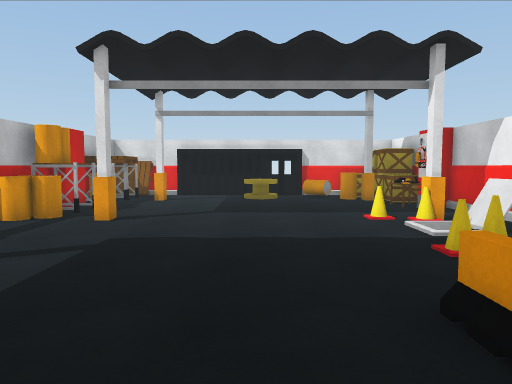
View 1 (above)

14 first-person views from a walk through a 3-D level made in the Unity game engine. The camera is 1.4 m above the floor, tilts 4° down and sees 70° across. The floor is counted in squares, 1 m on a side. Each view is taken from the middle of a square. On the plan, view 1 faces up. The plan holds only what a view shows up to about 16 squares ahead; the rest is blank. The place goes on beyond the plan. The player character is not drawn. Door leaves are left out, so doorways stand open. Surface patterns are stand-ins for the level's own textures.

View 2
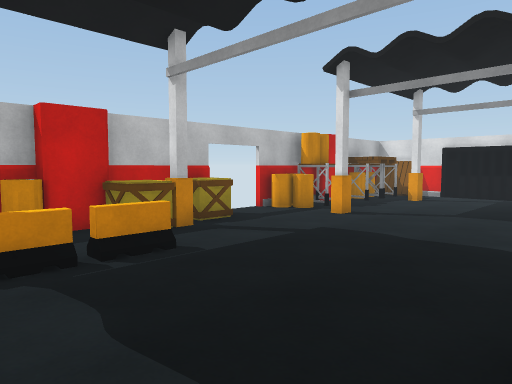

View 3
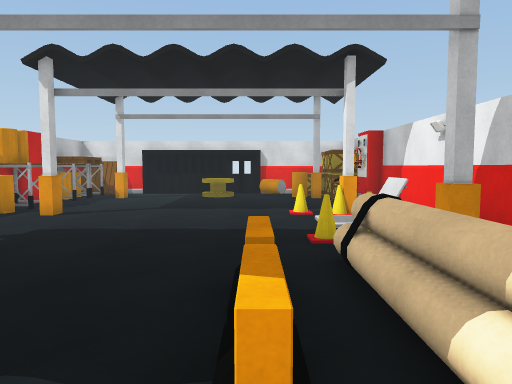

View 4
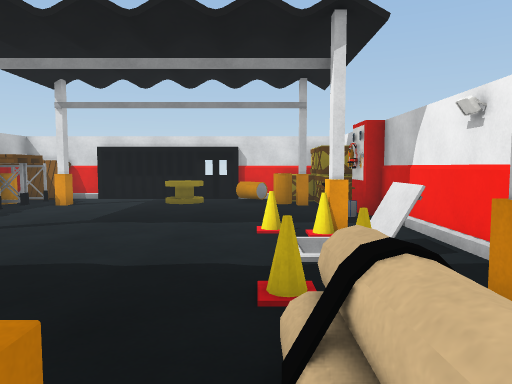

View 5
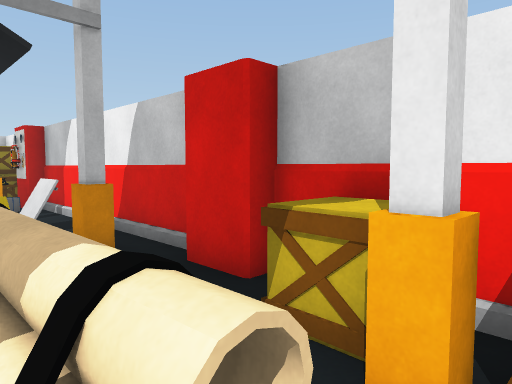

View 6
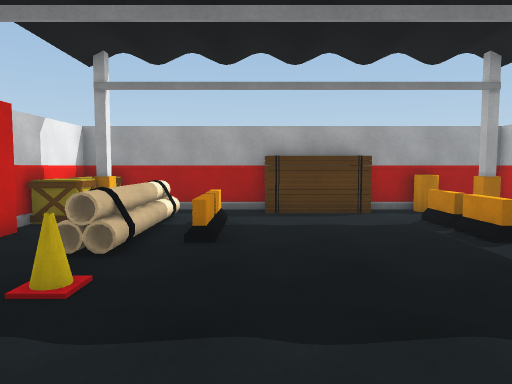

View 7
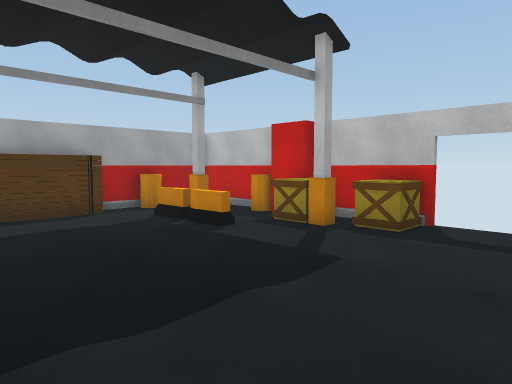

View 8
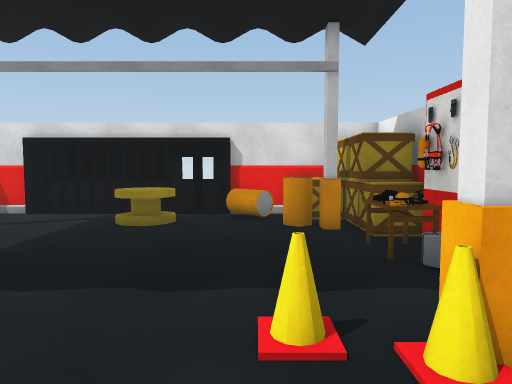

View 9
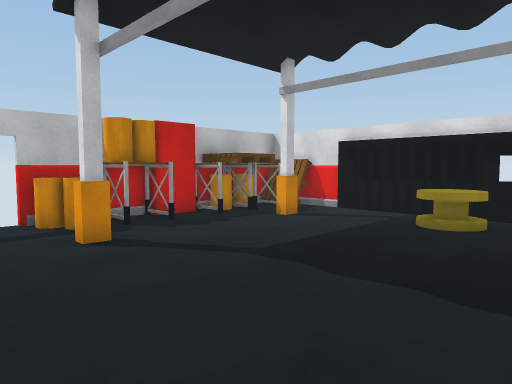

View 10
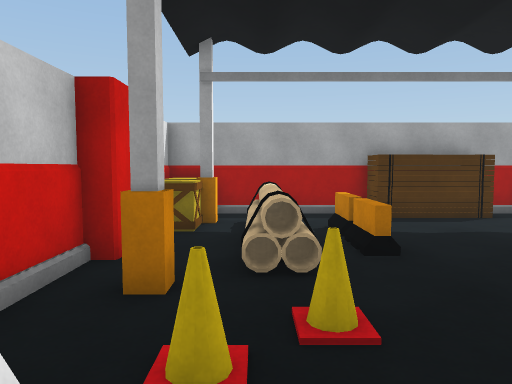

View 11
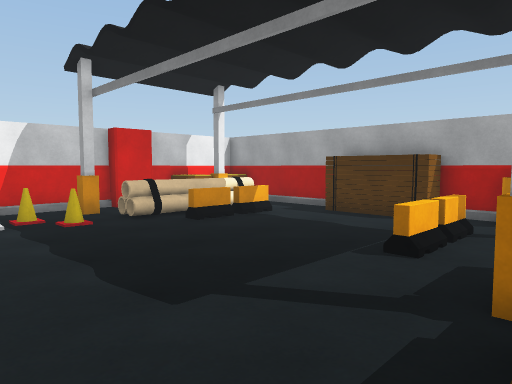

View 12
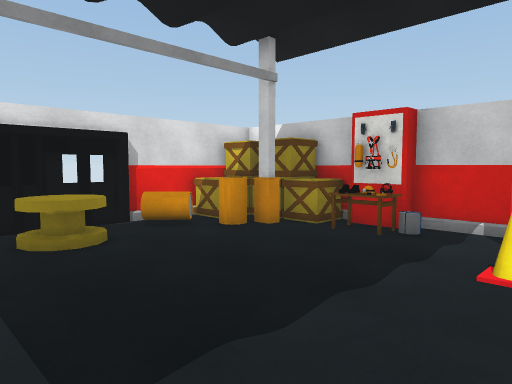

View 13
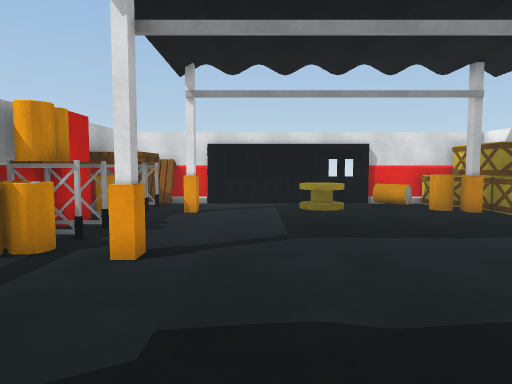

View 14
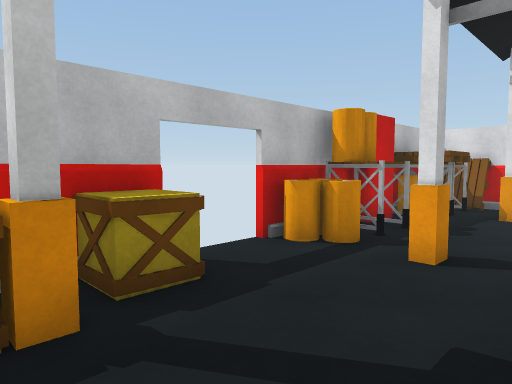

### Floor plan
Key: @ floor where view 1 was taken; # wall or solid block; x gap in a wall; . floor; / step, stairs or slope; D open door; = window, fence, low wall or low ledge; ^ raised ledge; T table; O other object.
Columns run from 7 left of view 1 to 7 right of it. Each row starts with its distance up from view 1.
 18   ############
 17   #....^===^^#
 16  ##....^^.=^###
 15 ####........###
 14 ##..........T^#
 13 #...........TO#
 12 ##..........T.#
 11 ##............#
 10 #=.#......=...#
  9 D...........x.#
  8 D.......... =.#
  7 D^.........=#.#
  6 ^^........=...#
  5 ###.........#.#
  4 #^^.......==..#
  3 ##.=.....=/=.##
  2 ##.x.....x//.##
  1  #.=.....=//=^#
  0  ##....@..//#^#
 -1   ##.####...=^#
 -2   ###########^#

Positions as (right, up) in squares from view 1, and headings:
1: (0, 0), facing up
2: (2, 0), facing up-left
3: (2, -1), facing up
4: (3, 2), facing up
5: (3, -1), facing up-right
6: (1, 10), facing down
7: (2, 10), facing down-left
8: (3, 7), facing up
9: (3, 7), facing up-left
10: (4, 9), facing down
11: (-6, 9), facing down-right
12: (-2, 9), facing up-right
13: (-2, 4), facing up
14: (-2, 4), facing up-left
